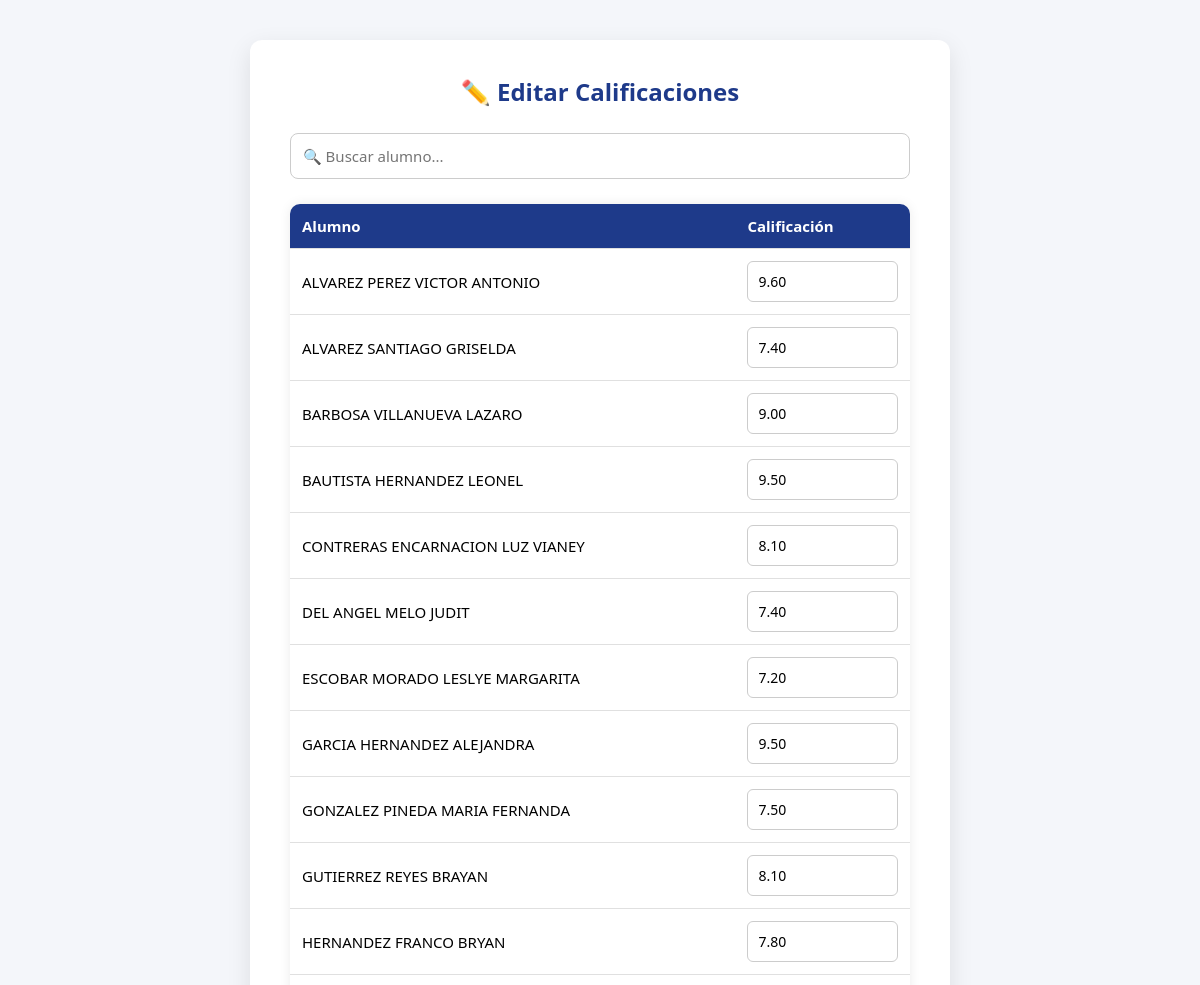
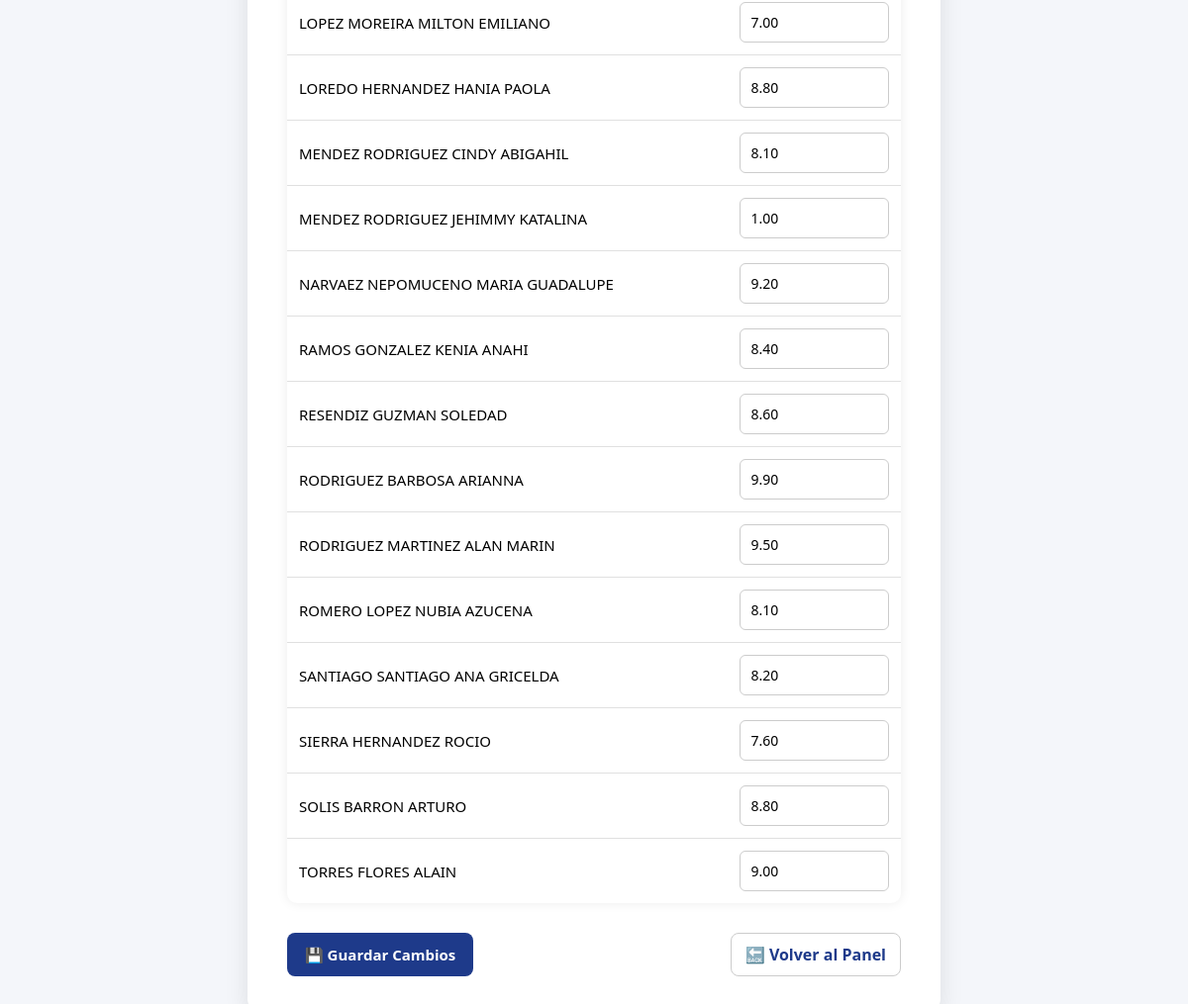
/editar_calificacion.php?id_grupo=2&id_materia=9&id_maestro=1&parcial=1 (signed in), run on the app's committed database (2 pictures, top to bottom).
### tables this page shows
CREATE TABLE IF NOT EXISTS `calificaciones` (
  `id_calificacion` int NOT NULL AUTO_INCREMENT,
  `id_alumno` int NOT NULL,
  `id_maestro` int NOT NULL,
  `id_materia` int NOT NULL,
  `id_grupo` int NOT NULL,
  `parcial` int NOT NULL,
  `calificacion` decimal(5,2) DEFAULT NULL,
  `fecha_registro` timestamp NULL DEFAULT CURRENT_TIMESTAMP,
  PRIMARY KEY (`id_calificacion`),
  KEY `id_alumno` (`id_alumno`),
  KEY `id_materia` (`id_materia`),
  KEY `idx_consulta` (`id_grupo`,`id_materia`,`id_alumno`,`parcial`)
);

CREATE TABLE IF NOT EXISTS `alumnos` (
  `id_alumno` int NOT NULL AUTO_INCREMENT,
  `nombre_completo` varchar(100) NOT NULL,
  `usuario` varchar(20) NOT NULL,
  `contrasena` varchar(255) NOT NULL,
  `id_grupo` int NOT NULL,
  PRIMARY KEY (`id_alumno`),
  UNIQUE KEY `usuario` (`usuario`),
  KEY `id_grupo` (`id_grupo`)
);

### editar_calificacion.php (the view, shortened to what this page needs)
<?php
require 'conexion.php';
$id_grupo = intval($_GET['id_grupo']);
$id_materia = intval($_GET['id_materia']);
$id_maestro = intval($_GET['id_maestro']);
$parcial = intval($_GET['parcial']);
$sql = "
SELECT a.id_alumno, a.nombre_completo, c.calificacion
FROM calificaciones c
JOIN alumnos a ON c.id_alumno = a.id_alumno
WHERE c.id_grupo = ? AND c.id_materia = ? AND c.parcial = ? AND c.id_maestro = ?
ORDER BY a.nombre_completo
";
$stmt = $conn->prepare($sql);
$stmt->bind_param("iiii", $id_grupo, $id_materia, $parcial, $id_maestro);
$stmt->execute();
$result = $stmt->get_result();
?>
<!DOCTYPE html>
<html lang="es">
<head>
    <link rel="stylesheet" href="editar_calificaciones.css">
</head>
<body>
    <div class="contenedor">
        <h2>✏️ Editar Calificaciones</h2>
        <input type="text" id="buscador" placeholder="🔍 Buscar alumno..." onkeyup="filtrarTabla()" class="buscador">
        <form method="post">
            <table>
                <tr>
                    <th>Alumno</th>
                    <th>Calificación</th>
                </tr>
                <?php while ($row = $result->fetch_assoc()): ?>
                    <tr>
                        <td><?php echo htmlspecialchars($row['nombre_completo']); ?></td>
                        <td>
                            <input type="number" name="calificaciones[<?php echo $row['id_alumno']; ?>]"
                                   value="<?php echo $row['calificacion']; ?>" step="0.1" min="0" max="10" required>
                        </td>
                    </tr>
                <?php endwhile; ?>
            </table>
            <div class="acciones">
                <button type="submit">💾 Guardar Cambios</button>
                <a href="panel_admin.php" class="volver">🔙 Volver al Panel</a>
            </div>
        </form>
    </div>
</body>
</html>

### editar_calificaciones.css (style rules this page uses)
* { margin: 0; padding: 0; box-sizing: border-box; font-family: 'Segoe UI', Tahoma, Geneva, Verdana, sans-serif; }
body { background-color: #f4f6fa; display: flex; justify-content: center; align-items: flex-start; padding: 40px 20px; min-height: 100vh; }
.contenedor { background: #ffffff; padding: 35px 40px; border-radius: 12px; box-shadow: 0 8px 24px rgba(0, 0, 0, 0.1); width: 100%; max-width: 700px; }
h2 { text-align: center; color: #1e3a8a; margin-bottom: 25px; font-size: 24px; }
.buscador { width: 100%; padding: 12px; font-size: 15px; margin-bottom: 25px; border: 1px solid #ccc; border-radius: 8px; }
table { width: 100%; border-collapse: collapse; background-color: white; border-radius: 10px; overflow: hidden; box-shadow: 0 0 12px rgba(0, 0, 0, 0.08); margin-bottom: 30px; }
th, td { padding: 12px; text-align: left; border-bottom: 1px solid #e0e0e0; font-size: 15px; }
th { background-color: #1e3a8a; color: white; font-weight: bold; }
tr:last-child td { border-bottom: none; }
input[type="number"] { width: 100%; padding: 10px; font-size: 14px; border: 1px solid #ccc; border-radius: 6px; }
.acciones { display: flex; justify-content: space-between; align-items: center; flex-wrap: wrap; gap: 10px; }
button { background-color: #1e3a8a; color: white; padding: 12px 18px; border: none; border-radius: 8px; font-size: 15px; font-weight: bold; cursor: pointer; transition: background-color 0.3s; }
.volver { text-decoration: none; padding: 10px 14px; border: 1px solid #ccc; border-radius: 8px; color: #1e3a8a; font-weight: bold; transition: background-color 0.3s, border-color 0.3s; }

### data on the page
calificaciones: id_alumno.nombre_completo "ALVAREZ PEREZ VICTOR ANTONIO", calificacion "9.60"
calificaciones: id_alumno.nombre_completo "ALVAREZ SANTIAGO GRISELDA", calificacion "7.40"
calificaciones: id_alumno.nombre_completo "BARBOSA VILLANUEVA LAZARO", calificacion "9.00"
calificaciones: id_alumno.nombre_completo "BAUTISTA HERNANDEZ LEONEL", calificacion "9.50"
calificaciones: id_alumno.nombre_completo "CONTRERAS ENCARNACION LUZ VIANEY", calificacion "8.10"
calificaciones: id_alumno.nombre_completo "DEL ANGEL MELO JUDIT", calificacion "7.40"
calificaciones: id_alumno.nombre_completo "ESCOBAR MORADO LESLYE MARGARITA", calificacion "7.20"
calificaciones: id_alumno.nombre_completo "GARCIA HERNANDEZ ALEJANDRA", calificacion "9.50"
calificaciones: id_alumno.nombre_completo "GONZALEZ PINEDA MARIA FERNANDA", calificacion "7.50"
calificaciones: id_alumno.nombre_completo "GUTIERREZ REYES BRAYAN", calificacion "8.10"
calificaciones: id_alumno.nombre_completo "HERNANDEZ FRANCO BRYAN", calificacion "7.80"
calificaciones: id_alumno.nombre_completo "LOPEZ MOREIRA MILTON EMILIANO", calificacion "7.00"
calificaciones: id_alumno.nombre_completo "LOREDO HERNANDEZ HANIA PAOLA", calificacion "8.80"
calificaciones: id_alumno.nombre_completo "MENDEZ RODRIGUEZ CINDY ABIGAHIL", calificacion "8.10"
calificaciones: id_alumno.nombre_completo "MENDEZ RODRIGUEZ JEHIMMY KATALINA", calificacion "1.00"
calificaciones: id_alumno.nombre_completo "NARVAEZ NEPOMUCENO MARIA GUADALUPE", calificacion "9.20"
calificaciones: id_alumno.nombre_completo "RAMOS GONZALEZ KENIA ANAHI", calificacion "8.40"
calificaciones: id_alumno.nombre_completo "RESENDIZ GUZMAN SOLEDAD", calificacion "8.60"
calificaciones: id_alumno.nombre_completo "RODRIGUEZ BARBOSA ARIANNA", calificacion "9.90"
calificaciones: id_alumno.nombre_completo "RODRIGUEZ MARTINEZ ALAN MARIN", calificacion "9.50"
calificaciones: id_alumno.nombre_completo "ROMERO LOPEZ NUBIA AZUCENA", calificacion "8.10"
calificaciones: id_alumno.nombre_completo "SANTIAGO SANTIAGO ANA GRICELDA", calificacion "8.20"
calificaciones: id_alumno.nombre_completo "SIERRA HERNANDEZ ROCIO", calificacion "7.60"
calificaciones: id_alumno.nombre_completo "SOLIS BARRON ARTURO", calificacion "8.80"
calificaciones: id_alumno.nombre_completo "TORRES FLORES ALAIN", calificacion "9.00"
